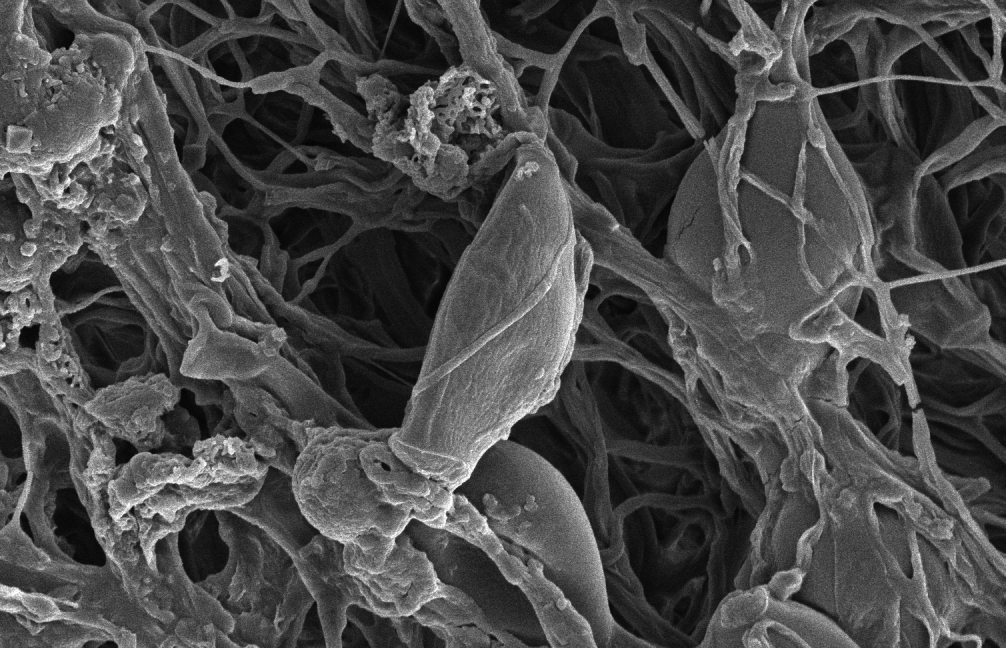
#> input picture data/fiber2.jpg, 3016 x 1944 px (shown at 1/3 size)
$ jupyter execute 'Lecture 36 - High Dimensional Data, Autocorrelation and Basic Image Analysis.ipynb'
#> lines starting #> are read from the running program, lines starting #| are printed output that depends on the picture
[cell 1]
import numpy as np
import matplotlib.pyplot as plt

# ----- make nice figures -----
# Make 3d plots
from mpl_toolkits.mplot3d import Axes3D
import matplotlib as mpl
mpl.rcParams['figure.dpi']= 300

from cycler import cycler
COLORS = ['#F00D2C', '#242482', '#0071BE', '#4E8F00', '#553C67', '#DA5319']
default_cycler = cycler(color=COLORS)
plt.rc('axes', prop_cycle=default_cycler)
plt.rc('text', usetex=True)
plt.rc('text.latex', preamble=r'\usepackage{bm}')
# -----------------------------

# Measuring length scales with autocorrelation function

First we'll load an image into an `numpy` array using `plt.imread`. If you have an error message here, you may have to install a Python image library called `Pillow`. Simply type the following on your terminal:

`pip install Pillow`

[cell 2]
image = plt.imread('data/fiber2.jpg')
#> image is the input picture: shape (1944, 3016); min 0, max 255, mean 73.2
print(image)
#> (printed output is left out)
plt.imshow(image, cmap='gray')
print(image.shape)
#| (1944, 3016)

[cell 3]
row = 750
linescan = image[row,:]
#> linescan = 3016 values, max 254 at index 2592, min 5 at index 1190, mean 73.5
plt.plot(linescan)

[cell 4]
# Normalize
norm_linescan = (linescan - np.mean(linescan))/np.std(linescan)
#> norm_linescan = 3016 values, max 4.27 at index 2592, min -1.62 at index 1190, mean -1.88e-17

# Then calculate the autocorrelation function
xcorr = np.correlate(norm_linescan, norm_linescan, mode='same')
#> xcorr = 3016 values, max 3016 at index 1508, min -609.7 at index 802, mean -76.35

# only keep last half
xcorr = xcorr[int(len(xcorr)/2):]
#> xcorr = 1508 values, max 3016 at index 0, min -609.7 at index 706, mean -75.36

# normalize
xcorr = xcorr / np.max(xcorr)
#> xcorr = 1508 values, max 1 at index 0, min -0.202 at index 706, mean -0.025
plt.plot(xcorr)
plt.grid()
plt.xlabel('Lag (px)')
plt.ylabel('Correlation (normalized)')

# Typical feature "length-scale" value here is when correlation = e^-1
plt.gca().axhline(np.exp(-1), color = COLORS[1], linestyle='--')

# Size Distributions

[cell 5]
# Loading and plotting images
image = plt.imread('data/qd.jpg')
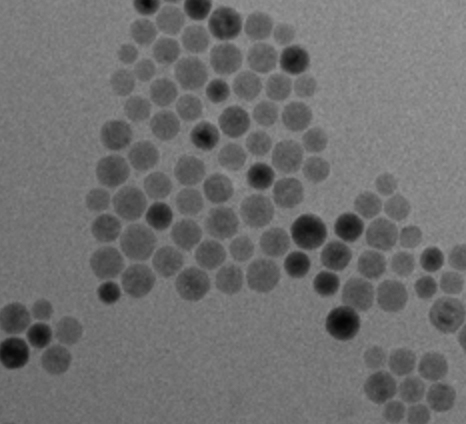
#> input picture data/qd.jpg, 466 x 424 px
#> image is the input picture: shape (424, 466); min 4, max 154, mean 110.2
plt.imshow(image, cmap='gray')

We'll do some preprocessing to make the picture a bit better for analysis. First, we'll rescale the pixel intensity values so that we can dim features in the image. For this we'll use `scikit-image`, and in particular, the `skimage.exposure` module. You may have to install `scikit-image`, which you can do by entering the following in your terminal:

`pip install scikit-image`

[cell 6]
from skimage import exposure
image = exposure.rescale_intensity(image, in_range=(50, 200))
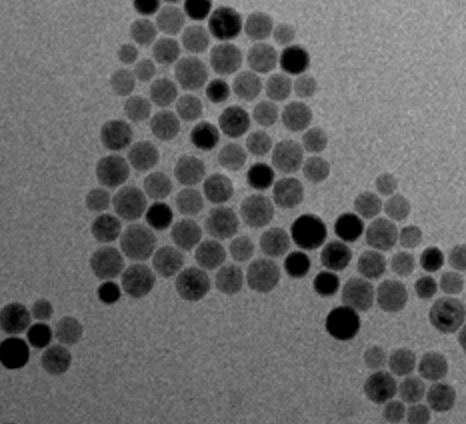
#> image: shape (424, 466); min 0, max 176, mean 102.4
plt.imshow(image, cmap='gray')

We're going to do an image processing technique called edge-finding, which tries to find the boundaries between different colored regins in the image.

[cell 7]
# edge finding
from skimage.feature import canny
edges = canny(image, sigma=2.5, low_threshold=10, high_threshold=50)
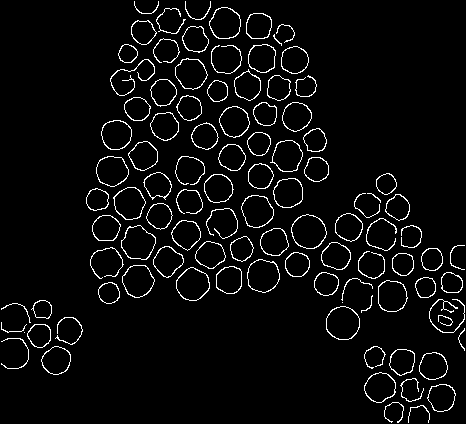
#> edges: shape (424, 466) bool; 4.5% white in thin lines or dots
plt.imshow(edges, cmap='gray')

We will then extract near-circles using technique called Hough transformation.

[cell 8]
# extract circles
from skimage.transform import hough_circle, hough_circle_peaks

hough_radii = np.arange(10, 35)
res = hough_circle(edges, hough_radii)

# find 100 most prominent circles
accums, cx, cy, radii = hough_circle_peaks(res, hough_radii, total_num_peaks=100)
#> accums = 100 values, max 0.903 at index 0, min 0.486 at index 99, mean 0.591; cx = 100 values, max 446 at index 66, min 14 at index 82, mean 242.9; cy = 100 values, max 412 at index 26, min 23 at index 54, mean 203.5; radii = 100 values, max 17 at index 8, min 10 at index 2, mean 13.09

Now we have the centers and radii of all the circles that were found. We could, for example, use this information to come up with a NP radius distributions as features.

[cell 9]
plt.hist(radii, rwidth=0.9)

Alternative, we can just draw the detected circles.

[cell 10]
from skimage.draw import circle_perimeter
from skimage import color

image_plot = color.gray2rgb(image)

# Draw detected circles
fig, ax = plt.subplots(ncols=1, nrows=1)
for center_y, center_x, radius in zip(cy, cx, radii):
    circy, circx = circle_perimeter(center_y, center_x, radius)
    image_plot[circy, circx] = (220, 20, 20)
#> this loop made 100 passes
#> (center_y, center_x, radius) on passes 1 to 12: (264, 297, 12), (188, 218, 14), (287, 425, 10), (169, 316, 12), (183, 386, 10), (283, 326, 12), (157, 232, 13), (259, 432, 11), (231, 308, 17), (121, 234, 15), (134, 116, 15), (92, 163, 13)
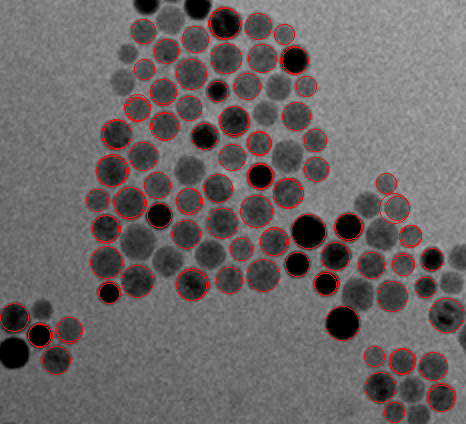
#> image_plot: shape (424, 466, 3); mean R, G, B 107.4, 100.4, 100.4

ax.imshow(image_plot, cmap=plt.cm.gray)
